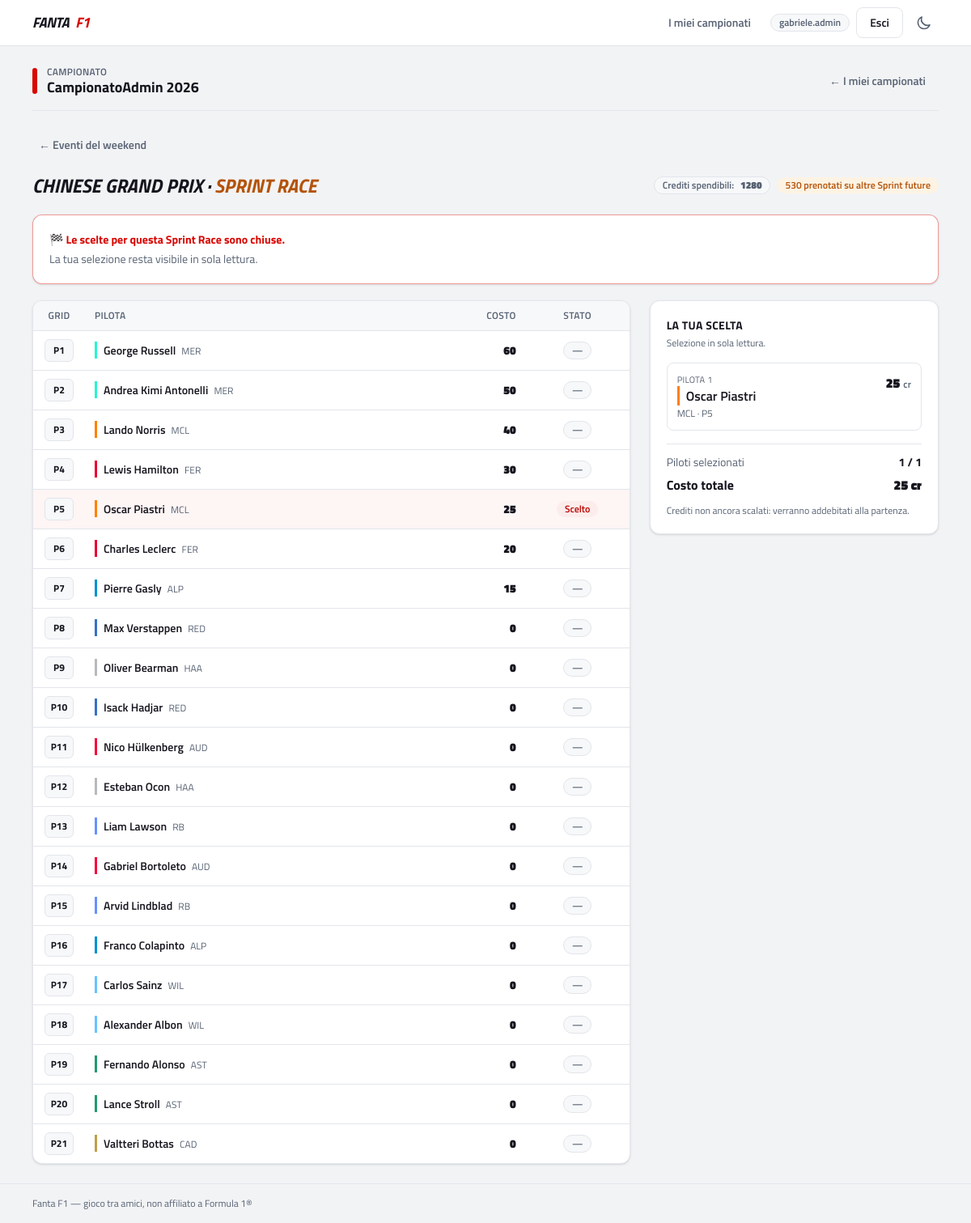
Screenshot of /dashboard/championships/2/weekend/50/race/sprint/34/choice/ (signed in) with the database file from the repository.
### fantaApp/models.py (models this page shows, shortened)
class CustomUser(AbstractUser):
    class UserType(models.TextChoices):
        USER = 'user', 'User'
        PREMIUM = 'premium', 'Premium'
        STAFF = 'staff', 'Staff'
        ADMIN = 'admin', 'Admin'
    user_type = models.CharField(
        max_length=10,
        choices=UserType.choices,
        default=UserType.USER
    )
    email = models.EmailField(unique=True, blank=False, null=False)
    birthday = models.DateField(null=True, blank=True)
    created_at = models.DateTimeField(auto_now_add=True)
    modified_at = models.DateTimeField(null=True, blank=True)
    deleted_at = models.DateTimeField(null=True, blank=True)
    active = models.BooleanField(default=True)
    objects = CustomUserManager()
    from django.db import models

class Championship(models.Model):
    name = models.CharField(max_length=100)
    year = models.IntegerField()
    active = models.BooleanField(default=True)
    is_private = models.BooleanField(default=True)
    created_at = models.DateTimeField(auto_now_add=True)
    class Meta:
        unique_together = [('name', 'year')]

class Weekend(models.Model):
    WEEKEND_TYPES = [
        ('regular', 'Regular Weekend'),
        ('sprint', 'Sprint Weekend')
    ]
    circuit = models.ForeignKey(Circuit, on_delete=models.CASCADE)
    event_name = models.CharField(max_length=100)
    round_number = models.PositiveSmallIntegerField(null=False)
    season = models.PositiveSmallIntegerField(null=False)
    weekend_type = models.CharField(max_length=20, choices = WEEKEND_TYPES, default='regular')
    fp1_start = models.DateTimeField(null=True, blank=True)
    fp2_start = models.DateTimeField(null=True, blank=True)
    fp3_start = models.DateTimeField(null=True, blank=True)
    sprint_start = models.DateTimeField(null=True, blank=True)
    sprint_qualifying_start = models.DateTimeField(null=True, blank=True)
    qualifying_start = models.DateTimeField(null=True, blank=True)
    race_start = models.DateTimeField(null=True, blank=True)
    created_at = models.DateTimeField(auto_now_add=True)
    modified_at = models.DateTimeField(auto_now=True)
    deleted_at = models.DateTimeField(null=True, blank=True)
    class Meta:
        ordering = ['season', 'round_number']
        unique_together = ('season', 'round_number')

class Driver(models.Model):
    first_name = models.CharField(max_length=50)
    last_name = models.CharField(max_length=50)
    number = models.PositiveSmallIntegerField(null=True, blank=True)
    short_name = models.CharField(max_length=3)
    team = models.ForeignKey('Team', on_delete=models.CASCADE)
    season = models.PositiveSmallIntegerField()
    api_id = models.CharField(max_length=50,unique= True)
    created_at = models.DateTimeField(auto_now_add=True)
    modified_at = models.DateTimeField(auto_now=True)
    deleted_at = models.DateTimeField(null=True, blank=True)
    active = models.BooleanField(default=True)
    is_valid = models.BooleanField(default=True)
    class Meta:
        ordering = ['team__name', 'first_name'] #serve a far tornare sempre i piloti in ordine alfabetico, raggruppati per squadra
        unique_together = ('number', 'season')

class Team(models.Model):
    name = models.CharField(max_length=50)
    short_name = models.CharField(max_length=3)
    api_id = models.CharField(max_length=50,unique= True)
    nationality = models.CharField(max_length=50)
    created_at = models.DateTimeField(auto_now_add=True)
    modified_at = models.DateTimeField(auto_now=True)
    deleted_at = models.DateTimeField(null=True, blank=True)
    active = models.BooleanField(default=True)
    class Meta:
        ordering = ['name'] #serve a far tornare sempre i piloti in ordine alfabetico

### fantaApp/views/weekend.py (the view, shortened to what this page needs)
@login_required
@transaction.atomic
def sprint_race_choice(request, championship_id, weekend_id, event_id):
    champ, weekend, player = _base_context(request, championship_id, weekend_id)
    race = get_object_or_404(Race, pk=event_id, weekend=weekend, type="sprint")
    event_started = helper._event_has_started(race)
    driver_options = costs.get_sprint_race_driver_options(race=race)
    sprint_qualifying = weekend.qualifyings.filter(type="sprint").first()
    sprint_qualifying_bonus = bonuses.get_sprint_qualifying_bonus(player=player, qualifying=sprint_qualifying)
    existing_choices = list(
        race.playerracechoice_set
        .filter(player=player)
        .select_related("driver", "driver__team")
        .order_by("driver__team__name", "driver__first_name", "driver__last_name")
    )
    reserved_credit = costs.get_player_reserved_credit(player=player, exclude_race=race)
    spendable_credit = costs.get_player_spendable_credit(player=player, exclude_race=race)
    current_choice_total = sum(choice.spent_amount for choice in existing_choices)
    context = {
        "championship": champ,
        "weekend": weekend,
        "event": race,
        "driver_options": driver_options,
        "sprint_qualifying_bonus": sprint_qualifying_bonus,
        "existing_choices": existing_choices,
        "reserved_credit": reserved_credit,
        "spendable_credit": spendable_credit,
        "current_choice_total": current_choice_total,
        "event_started": event_started,
        "grid_available": bool(driver_options),
    }
    return render(request, "fantaApp/sprint_race_choice.html", context)

### fantaApp/services/bonuses.py (called while the page is built)
def _slot_position(slot: str, choice_by_slot: dict, results_by_driver_id: dict) -> int | None:
    driver_id = choice_by_slot.get(slot)
    result = results_by_driver_id.get(driver_id) if driver_id is not None else None
    return result.position if result is not None else None

def get_qualifying_sprint_bonus_rule(level: str) -> dict:
    return rules.SPRINT_BONUS_RULES.get(
        level,
        rules.SPRINT_BONUS_RULES["none"],
    ).copy()

### fantaApp/services/costs.py (called while the page is built, shortened)
def get_cost_from_grid(mapping: dict, grid_position: int) -> int:
    if not grid_position or grid_position < 1:
        raise ValidationError("Posizione di griglia non valida per calcolare il costo del pilota.")
    return mapping.get(grid_position, 0)

def get_sprint_race_cost(grid_position: int) -> int:
    return get_cost_from_grid(rules.SPRINT_RACE_COST_BY_GRID_POSITION, grid_position)

def get_race_driver_options(*, race, player=None) -> list:
    options = []
    for result in (
        QualifyingResult.objects
        .filter(
            qualifying__weekend=race.weekend,
            qualifying__type=race.type,
        )
        .select_related("driver", "driver__team")
        .order_by("position")
    ):
        if not result.position:
            continue
        if race.type == "sprint":
            option = {
                "driver": result.driver,
                "grid_position": result.position,
                "cost": get_sprint_race_cost(result.position),
            }
        options.append(option)
    return options

def get_sprint_race_driver_options(*, race) -> list:
    return get_race_driver_options(race=race)

def get_player_reserved_credit(*, player, exclude_race=None) -> int:
    queryset = PlayerRaceChoice.objects.filter(
        player=player,
        credit_applied=False,
    )
    if exclude_race is not None:
        queryset = queryset.exclude(race=exclude_race)
    reserved_credit = queryset.aggregate(total=Sum("spent_amount"))["total"]
    return reserved_credit or 0

def get_player_spendable_credit(*, player, exclude_race=None) -> int:
    return max(
        player.available_credit - get_player_reserved_credit(player=player, exclude_race=exclude_race),
        0,
    )

### fantaApp/services/helper.py (called while the page is built)
def _event_has_started(event) -> bool:
    start = event_start(event)
    if not start:
        return False
    if timezone.is_naive(start):
        start = timezone.make_aware(start, timezone.utc)
    return timezone.now() >= start

### fantaApp/templates/fantaApp/sprint_race_choice.html (shortened to what this page needs)
{% extends 'fantaApp/championship_flow_base.html' %}
{% load static %}
{% block championship_content %}
<a href="{% url 'weekend_details' championship.id weekend.id %}" class="btn-ghost mb-4 -ml-2 text-sm">← Eventi del weekend</a>
<div class="mb-5 flex flex-wrap items-center justify-between gap-3">
  <h2 class="text-2xl font-black uppercase italic">{{ weekend.event_name }} · <span class="text-warn">Sprint Race</span></h2>
  <div class="flex flex-wrap items-center gap-2 text-sm">
    <span class="badge-muted">Crediti spendibili: <strong class="ml-1">{{ spendable_credit }}</strong></span>
    {% if reserved_credit %}<span class="badge-warn">{{ reserved_credit }} prenotati su altre Sprint future</span>{% endif %}
  </div>
</div>
{% if event_started %}
  <div class="card-pad mb-5 border-accent/40">
    <p class="text-sm font-bold text-accent">🏁 Le scelte per questa Sprint Race sono chiuse.</p>
    <p class="mt-1 text-sm text-muted">La tua selezione resta visibile in sola lettura.</p>
  </div>
{% elif not grid_available %}
  <div class="card-pad mb-5 border-warn/40">
    <p class="text-sm font-bold text-warn">La griglia sprint non è ancora disponibile.</p>
    <p class="mt-1 text-sm text-muted">I costi si potranno calcolare solo dopo l'importazione del risultato della Sprint Qualifying.</p>
  </div>
{% else %}
  <p class="mb-5 text-sm text-muted">
    <strong class="text-ink">Regole:</strong> scegli 1 pilota. Il costo dipende dalla posizione in griglia
    e i crediti vengono scalati solo quando la Sprint Race parte.
  </p>
{% endif %}
{% if grid_available %}
<div id="race-choice-layout"
     data-max-drivers="1"
     data-has-pupillo="false"
     data-event-started="{{ event_started|yesno:'true,false' }}"
     data-spendable-credit="{{ spendable_credit|default:0 }}"
     class="grid items-start gap-6 lg:grid-cols-3">
  <div class="card overflow-x-auto lg:col-span-2">
    <table class="table-clean min-w-[520px]">
      <thead>
        <tr>
          <th class="w-16 !text-center">Grid</th>
          <th>Pilota</th>
          <th class="!text-right">Costo</th>
          <th class="w-32 !text-center">{% if event_started %}Stato{% else %}Azione{% endif %}</th>
        </tr>
      </thead>
      <tbody>
        {% for option in driver_options %}
        <tr data-driver-row
            data-driver-id="{{ option.driver.id }}"
            data-driver-name="{{ option.driver.first_name }} {{ option.driver.last_name }}"
            data-driver-team="{{ option.driver.team.short_name }}"
            data-driver-team-slug="{{ option.driver.team.short_name|slugify }}"
            data-driver-grid="{{ option.grid_position }}"
            data-driver-cost="{{ option.cost }}">
          <td class="text-center"><span class="pos-badge">P{{ option.grid_position }}</span></td>
          <td class="team-{{ option.driver.team.short_name|slugify }}">
            <span class="team-chip">{{ option.driver.first_name }} {{ option.driver.last_name }}</span>
            <span class="ml-1 text-xs text-muted">{{ option.driver.team.short_name }}</span>
          </td>
          <td class="text-right font-black">{{ option.cost }}</td>
          <td class="text-center">
            {% if event_started %}
              <span data-selected-label class="badge-muted">—</span>
            {% else %}
              <button type="button" data-select-driver class="btn-secondary !px-3 !py-1.5 text-xs">Seleziona</button>
            {% endif %}
          </td>
        </tr>
        {% endfor %}
      </tbody>
    </table>
  </div>
  <aside class="card-pad lg:sticky lg:top-20">
    <h3 class="text-sm font-bold uppercase tracking-wide">La tua scelta</h3>
    <p class="mt-1 mb-4 text-xs text-muted">
      {% if event_started %}
        Selezione in sola lettura.
      {% else %}
        Seleziona esattamente 1 pilota dalla griglia per poter salvare.
      {% endif %}
    </p>
    <div id="selected-drivers-list" class="mb-4 grid gap-2"></div>
    <dl class="space-y-1.5 border-t border-line pt-3 text-sm">
      <div class="flex justify-between"><dt class="text-muted">Piloti selezionati</dt><dd class="font-bold"><span id="selected-count">0</span> / 1</dd></div>
      <div class="flex justify-between text-base"><dt class="font-bold">Costo totale</dt><dd class="font-black"><span id="selected-total-cost">0</span> cr</dd></div>
    </dl>
    {% if existing_choices %}
      <p class="mt-3 text-xs {% if existing_choices.0.credit_applied %}font-semibold text-ok{% else %}text-muted{% endif %}">
        {% if existing_choices.0.credit_applied %}✓ Crediti già scalati.{% else %}Crediti non ancora scalati: verranno addebitati alla partenza.{% endif %}
      </p>
    {% endif %}
  </aside>
</div>
{% endif %}
{% endblock %}

### fantaApp/templates/fantaApp/championship_flow_base.html
{% extends "fantaApp/base.html" %}
{% block content %}
<div class="mb-6 flex flex-wrap items-center justify-between gap-3 border-b border-line pb-4">
  <div class="flex items-center gap-3">
    <span class="h-8 w-1.5 rounded-full bg-accent"></span>
    <div>
      <p class="text-xs font-semibold uppercase tracking-wide text-muted">Campionato</p>
      <h1 class="text-lg font-bold leading-tight">
        {% block championship_banner_link %}
          <a href="{% url 'championship_dashboard' championship.id %}" class="hover:text-accent">
            {{ championship.name }} {{ championship.year }}
          </a>
        {% endblock %}
      </h1>
    </div>
  </div>
  <a href="{% url 'user_dashboard' %}" class="btn-ghost text-sm">← I miei campionati</a>
</div>
{% block championship_content %}{% endblock %}
{% endblock %}

### fantaApp/templates/fantaApp/base.html (shortened to what this page needs)
{% load static %}
<!doctype html>
<html lang="it">
  <head>
    <link rel="stylesheet" href="{% static 'fantaApp/css/main.css' %}" />
  </head>
  <body class="flex min-h-screen flex-col">
    <header class="sticky top-0 z-40 border-b border-line bg-surface/95 backdrop-blur">
      <nav class="mx-auto flex h-14 max-w-6xl items-center justify-between gap-4 px-4">
        <a href="{% url 'home' %}" class="flex items-center gap-2 text-lg font-black uppercase italic tracking-tight">
          Fanta<span class="text-accent">F1</span>
        </a>
        <div class="flex items-center gap-2">
          <div id="nav-menu" class="hidden absolute left-0 right-0 top-14 flex-col gap-1 border-b border-line bg-surface p-3 sm:static sm:flex sm:flex-row sm:items-center sm:gap-2 sm:border-0 sm:bg-transparent sm:p-0">
            {% if user.is_authenticated %}
              <a href="{% url 'user_dashboard' %}" class="btn-ghost">I miei campionati</a>
              <span class="badge-muted hidden sm:inline-flex" title="Utente connesso">{{ user.username }}</span>
              <form method="post" action="{% url 'logout' %}" class="contents">
                <button type="submit" class="btn-secondary">Esci</button>
              </form>
            {% else %}
              <a href="{% url 'login' %}" class="btn-ghost">Accedi</a>
              <a href="{% url 'register' %}" class="btn-primary">Registrati</a>
            {% endif %}
          </div>
          <button id="theme-toggle" type="button" class="btn-ghost !px-2" aria-label="Cambia tema chiaro/scuro">
            <svg class="h-5 w-5 dark:hidden" fill="none" viewBox="0 0 24 24" stroke="currentColor" stroke-width="2">
              <path stroke-linecap="round" stroke-linejoin="round" d="M20.354 15.354A9 9 0 018.646 3.646 9.003 9.003 0 0012 21a9.003 9.003 0 008.354-5.646z" />
            </svg>
          </button>
        </div>
      </nav>
    </header>
    <main class="mx-auto w-full max-w-6xl flex-1 px-4 py-6">
      {% block content %}{% endblock %}
    </main>
    <footer class="border-t border-line py-4">
      <p class="mx-auto max-w-6xl px-4 text-xs text-muted">
        Fanta F1 — gioco tra amici, non affiliato a Formula 1&reg;
      </p>
    </footer>
  </body>
</html>

### fantaApp/static/fantaApp/css/main.css (style rules this page uses)
:root { --bg-base:#f2f3f5;--bg-surface:#fff;--bg-surface-2:#f7f8fa;--text-ink:#15151e;--text-muted:#576273;--border-line:#e2e5ea;--accent:#d90600;--accent-strong:#b80500;--accent-soft:#fdecec;--ok:#15803d;--ok-soft:#e8f7ee;--warn:#b45309;--warn-soft:#fdf3e3 }
.team-fer { --team:#e8002d }
.team-mer { --team:#27f4d2 }
.team-red { --team:#3671c6 }
.team-mcl { --team:#ff8000 }
.team-ast { --team:#229971 }
.team-alp { --team:#0090d0 }
.team-wil { --team:#64c4ff }
.team-rb { --team:#6692ff }
.team-haa { --team:#b6babd }
.team-aud { --team:#f50537 }
.team-cad { --team:#bfa048 }

### rows the page displays
CustomUser: username "gabriele.admin"
Championship: name "CampionatoAdmin", year "2026"
Weekend: event_name "CHINESE GRAND PRIX"
Driver: grid_position "1", driver.first_name "George", driver.last_name "Russell", driver.team.short_name "MER", cost "60"
Driver: grid_position "2", driver.first_name "Andrea Kimi", driver.last_name "Antonelli", driver.team.short_name "MER", cost "50"
Driver: grid_position "3", driver.first_name "Lando", driver.last_name "Norris", driver.team.short_name "MCL", cost "40"
Driver: grid_position "4", driver.first_name "Lewis", driver.last_name "Hamilton", driver.team.short_name "FER", cost "30"
Driver: grid_position "5", driver.first_name "Oscar", driver.last_name "Piastri", driver.team.short_name "MCL", cost "25"
Driver: grid_position "6", driver.first_name "Charles", driver.last_name "Leclerc", driver.team.short_name "FER", cost "20"
Driver: grid_position "7", driver.first_name "Pierre", driver.last_name "Gasly", driver.team.short_name "ALP", cost "15"
Driver: grid_position "8", driver.first_name "Max", driver.last_name "Verstappen", driver.team.short_name "RED", cost "0"
Driver: grid_position "9", driver.first_name "Oliver", driver.last_name "Bearman", driver.team.short_name "HAA", cost "0"
Driver: grid_position "10", driver.first_name "Isack", driver.last_name "Hadjar", driver.team.short_name "RED", cost "0"
Driver: grid_position "11", driver.first_name "Nico", driver.last_name "Hülkenberg", driver.team.short_name "AUD", cost "0"
Driver: grid_position "12", driver.first_name "Esteban", driver.last_name "Ocon", driver.team.short_name "HAA", cost "0"
Driver: grid_position "13", driver.first_name "Liam", driver.last_name "Lawson", driver.team.short_name "RB", cost "0"
Driver: grid_position "14", driver.first_name "Gabriel", driver.last_name "Bortoleto", driver.team.short_name "AUD", cost "0"
Driver: grid_position "15", driver.first_name "Arvid", driver.last_name "Lindblad", driver.team.short_name "RB", cost "0"
Driver: grid_position "16", driver.first_name "Franco", driver.last_name "Colapinto", driver.team.short_name "ALP", cost "0"
Driver: grid_position "17", driver.first_name "Carlos", driver.last_name "Sainz", driver.team.short_name "WIL", cost "0"
Driver: grid_position "18", driver.first_name "Alexander", driver.last_name "Albon", driver.team.short_name "WIL", cost "0"
Driver: grid_position "19", driver.first_name "Fernando", driver.last_name "Alonso", driver.team.short_name "AST", cost "0"
Driver: grid_position "20", driver.first_name "Lance", driver.last_name "Stroll", driver.team.short_name "AST", cost "0"
Driver: grid_position "21", driver.first_name "Valtteri", driver.last_name "Bottas", driver.team.short_name "CAD", cost "0"

### other values shown
{{ spendable_credit }} "1280"
{{ reserved_credit }} "530"
